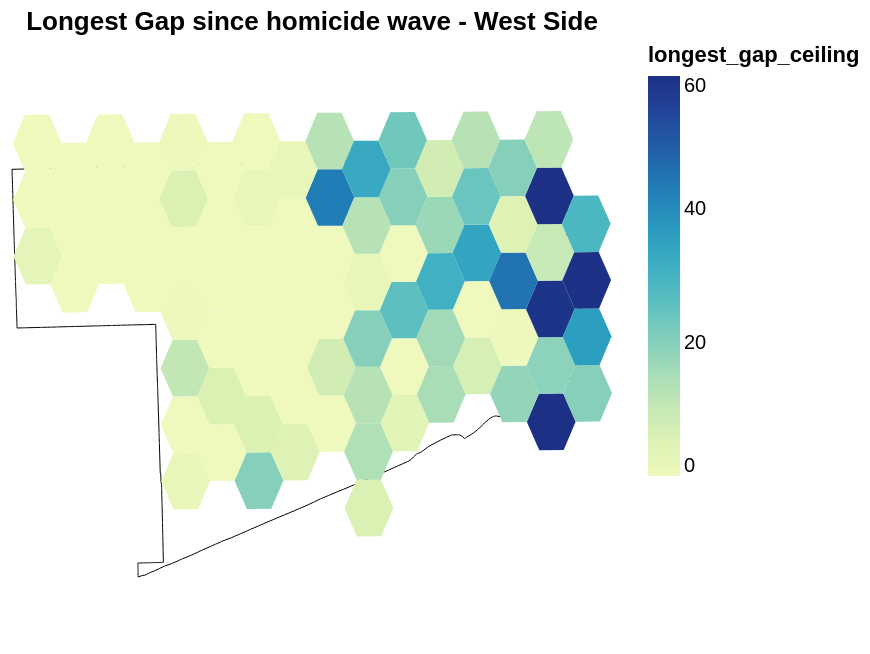

Notebook cell for this chart:
### Code cell
last_wave_end_west = alt.Chart(map_data_west[map_data_west['year']==1950].dropna(subset=['longest_gap']),
                           title=alt.Title('Longest Gap since homicide wave - West Side',
                                           )).mark_geoshape().encode(
    tooltip=['GRID_ID', 'longest_gap','last_wave_end'],
    color='longest_gap_ceiling:Q',
    opacity=alt.value(1)
).project(type='identity', reflectY=True).interactive()

last_wave_end_west = alt.layer(comm_chart_west, last_wave_end_west)

last_wave_end_west
